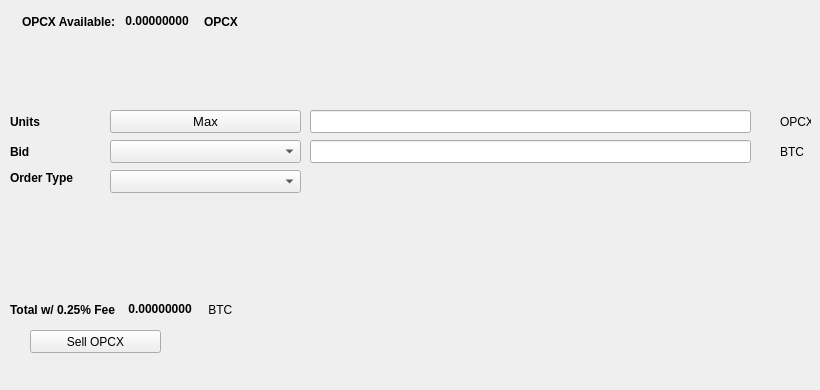
   <widget class="QWidget" name="SellTab">
    <attribute name="title">
     <string>Sell</string>
    </attribute>
    <widget class="QLabel" name="label_16">
     <property name="geometry">
      <rect>
       <x>780</x>
       <y>140</y>
       <width>31</width>
       <height>23</height>
      </rect>
     </property>
     <property name="text">
      <string>BTC</string>
     </property>
    </widget>
    <widget class="QComboBox" name="SellBidcomboBox">
     <property name="geometry">
      <rect>
       <x>110</x>
       <y>140</y>
       <width>191</width>
       <height>23</height>
      </rect>
     </property>
     <property name="font">
      <font>
       <pointsize>10</pointsize>
      </font>
     </property>
    </widget>
    <widget class="QLabel" name="label_18">
     <property name="geometry">
      <rect>
       <x>10</x>
       <y>110</y>
       <width>46</width>
       <height>23</height>
      </rect>
     </property>
     <property name="font">
      <font>
       <weight>75</weight>
       <bold>true</bold>
      </font>
     </property>
     <property name="text">
      <string>Units</string>
     </property>
    </widget>
    <widget class="QPushButton" name="Sell_Max_Amount">
     <property name="geometry">
      <rect>
       <x>110</x>
       <y>110</y>
       <width>191</width>
       <height>23</height>
      </rect>
     </property>
     <property name="font">
      <font>
       <pointsize>10</pointsize>
      </font>
     </property>
     <property name="text">
      <string>Max</string>
     </property>
    </widget>
    <widget class="QLabel" name="label_20">
     <property name="geometry">
      <rect>
       <x>10</x>
       <y>170</y>
       <width>91</width>
       <height>16</height>
      </rect>
     </property>
     <property name="font">
      <font>
       <weight>75</weight>
       <bold>true</bold>
      </font>
     </property>
     <property name="text">
      <string>Order Type</string>
     </property>
    </widget>
    <widget class="QComboBox" name="SellOrdertypeCombo">
     <property name="geometry">
      <rect>
       <x>110</x>
       <y>170</y>
       <width>191</width>
       <height>23</height>
      </rect>
     </property>
     <property name="font">
      <font>
       <pointsize>10</pointsize>
      </font>
     </property>
    </widget>
    <widget class="QLabel" name="label_21">
     <property name="geometry">
      <rect>
       <x>10</x>
       <y>140</y>
       <width>46</width>
       <height>23</height>
      </rect>
     </property>
     <property name="font">
      <font>
       <weight>75</weight>
       <bold>true</bold>
      </font>
     </property>
     <property name="text">
      <string>Bid</string>
     </property>
    </widget>
    <widget class="QLabel" name="label_22">
     <property name="geometry">
      <rect>
       <x>780</x>
       <y>110</y>
       <width>31</width>
       <height>23</height>
      </rect>
     </property>
     <property name="text">
      <string>OPCX</string>
     </property>
    </widget>
    <widget class="QLineEdit" name="UnitsInputOPCX">
     <property name="geometry">
      <rect>
       <x>310</x>
       <y>110</y>
       <width>441</width>
       <height>23</height>
      </rect>
     </property>
     <property name="font">
      <font>
       <pointsize>9</pointsize>
       <weight>75</weight>
       <bold>true</bold>
      </font>
     </property>
    </widget>
    <widget class="QLineEdit" name="SellBidPriceEdit">
     <property name="geometry">
      <rect>
       <x>310</x>
       <y>140</y>
       <width>441</width>
       <height>23</height>
      </rect>
     </property>
     <property name="font">
      <font>
       <pointsize>9</pointsize>
       <weight>75</weight>
       <bold>true</bold>
      </font>
     </property>
    </widget>
    <widget class="QPushButton" name="SellOPCXBTN">
     <property name="geometry">
      <rect>
       <x>30</x>
       <y>330</y>
       <width>131</width>
       <height>23</height>
      </rect>
     </property>
     <property name="text">
      <string>Sell OPCX</string>
     </property>
     <property name="icon">
      <iconset resource="../opcx.qrc">
       <normaloff>:/icons/bitcoin</normaloff>:/icons/bitcoin</iconset>
     </property>
    </widget>
    <widget class="QWidget" name="layoutWidget3">
     <property name="geometry">
      <rect>
       <x>22</x>
       <y>12</y>
       <width>258</width>
       <height>19</height>
      </rect>
     </property>
     <layout class="QHBoxLayout" name="horizontalLayout">
      <item>
       <widget class="QLabel" name="label232_2">
        <property name="font">
         <font>
          <weight>75</weight>
          <bold>true</bold>
         </font>
        </property>
        <property name="text">
         <string>OPCX Available:</string>
        </property>
       </widget>
      </item>
      <item>
       <widget class="QLabel" name="OPCXAvailableLabel">
        <property name="palette">
         <palette>
          <active>
           <colorrole role="WindowText">
            <brush brushstyle="SolidPattern">
             <color alpha="255">
              <red>0</red>
              <green>0</green>
              <blue>0</blue>
             </color>
            </brush>
           </colorrole>
           <colorrole role="Button">
            <brush brushstyle="SolidPattern">
             <color alpha="255">
              <red>0</red>
              <green>170</green>
              <blue>0</blue>
             </color>
            </brush>
           </colorrole>
           <colorrole role="Light">
            <brush brushstyle="SolidPattern">
             <color alpha="255">
              <red>0</red>
              <green>255</green>
              <blue>0</blue>
             </color>
            </brush>
           </colorrole>
           <colorrole role="Midlight">
            <brush brushstyle="SolidPattern">
             <color alpha="255">
              <red>0</red>
              <green>212</green>
              <blue>0</blue>
             </color>
            </brush>
           </colorrole>
           <colorrole role="Dark">
            <brush brushstyle="SolidPattern">
             <color alpha="255">
              <red>0</red>
              <green>85</green>
              <blue>0</blue>
             </color>
            </brush>
           </colorrole>
           <colorrole role="Mid">
            <brush brushstyle="SolidPattern">
             <color alpha="255">
              <red>0</red>
              <green>113</green>
              <blue>0</blue>
             </color>
            </brush>
           </colorrole>
           <colorrole role="Text">
            <brush brushstyle="SolidPattern">
             <color alpha="255">
              <red>0</red>
              <green>170</green>
              <blue>0</blue>
             </color>
            </brush>
           </colorrole>
           <colorrole role="BrightText">
            <brush brushstyle="SolidPattern">
             <color alpha="255">
              <red>255</red>
              <green>255</green>
              <blue>255</blue>
             </color>
            </brush>
           </colorrole>
           <colorrole role="ButtonText">
            <brush brushstyle="SolidPattern">
             <color alpha="255">
              <red>0</red>
              <green>0</green>
              <blue>0</blue>
             </color>
            </brush>
           </colorrole>
           <colorrole role="Base">
            <brush brushstyle="SolidPattern">
             <color alpha="255">
              <red>255</red>
              <green>255</green>
              <blue>255</blue>
             </color>
            </brush>
           </colorrole>
           <colorrole role="Window">
            <brush brushstyle="SolidPattern">
             <color alpha="255">
              <red>0</red>
              <green>170</green>
              <blue>0</blue>
             </color>
            </brush>
           </colorrole>
           <colorrole role="Shadow">
            <brush brushstyle="SolidPattern">
             <color alpha="255">
              <red>0</red>
              <green>0</green>
              <blue>0</blue>
             </color>
            </brush>
           </colorrole>
           <colorrole role="AlternateBase">
            <brush brushstyle="SolidPattern">
             <color alpha="255">
              <red>127</red>
              <green>212</green>
              <blue>127</blue>
             </color>
            </brush>
           </colorrole>
           <colorrole role="ToolTipBase">
            <brush brushstyle="SolidPattern">
             <color alpha="255">
              <red>255</red>
              <green>255</green>
              <blue>220</blue>
             </color>
            </brush>
           </colorrole>
           <colorrole role="ToolTipText">
            <brush brushstyle="SolidPattern">
             <color alpha="255">
              <red>0</red>
              <green>0</green>
              <blue>0</blue>
             </color>
            </brush>
           </colorrole>
          </active>
          <inactive>
           <colorrole role="WindowText">
            <brush brushstyle="SolidPattern">
             <color alpha="255">
              <red>0</red>
              <green>0</green>
              <blue>0</blue>
             </color>
            </brush>
           </colorrole>
           <colorrole role="Button">
            <brush brushstyle="SolidPattern">
             <color alpha="255">
              <red>0</red>
              <green>170</green>
              <blue>0</blue>
             </color>
            </brush>
           </colorrole>
           <colorrole role="Light">
            <brush brushstyle="SolidPattern">
             <color alpha="255">
              <red>0</red>
              <green>255</green>
              <blue>0</blue>
             </color>
            </brush>
           </colorrole>
           <colorrole role="Midlight">
            <brush brushstyle="SolidPattern">
             <color alpha="255">
              <red>0</red>
              <green>212</green>
              <blue>0</blue>
             </color>
            </brush>
           </colorrole>
           <colorrole role="Dark">
            <brush brushstyle="SolidPattern">
             <color alpha="255">
              <red>0</red>
              <green>85</green>
              <blue>0</blue>
             </color>
            </brush>
           </colorrole>
           <colorrole role="Mid">
            <brush brushstyle="SolidPattern">
             <color alpha="255">
              <red>0</red>
              <green>113</green>
              <blue>0</blue>
             </color>
            </brush>
           </colorrole>
           <colorrole role="Text">
            <brush brushstyle="SolidPattern">
             <color alpha="255">
              <red>0</red>
              <green>170</green>
              <blue>0</blue>
             </color>
            </brush>
           </colorrole>
           <colorrole role="BrightText">
            <brush brushstyle="SolidPattern">
             <color alpha="255">
              <red>255</red>
              <green>255</green>
              <blue>255</blue>
             </color>
            </brush>
           </colorrole>
           <colorrole role="ButtonText">
            <brush brushstyle="SolidPattern">
             <color alpha="255">
              <red>0</red>
              <green>0</green>
              <blue>0</blue>
             </color>
            </brush>
           </colorrole>
           <colorrole role="Base">
            <brush brushstyle="SolidPattern">
             <color alpha="255">
              <red>255</red>
              <green>255</green>
              <blue>255</blue>
             </color>
            </brush>
           </colorrole>
           <colorrole role="Window">
            <brush brushstyle="SolidPattern">
             <color alpha="255">
              <red>0</red>
              <green>170</green>
              <blue>0</blue>
             </color>
            </brush>
           </colorrole>
           <colorrole role="Shadow">
            <brush brushstyle="SolidPattern">
             <color alpha="255">
              <red>0</red>
              <green>0</green>
              <blue>0</blue>
             </color>
            </brush>
           </colorrole>
           <colorrole role="AlternateBase">
            <brush brushstyle="SolidPattern">
             <color alpha="255">
              <red>127</red>
              <green>212</green>
              <blue>127</blue>
             </color>
            </brush>
           </colorrole>
           <colorrole role="ToolTipBase">
            <brush brushstyle="SolidPattern">
             <color alpha="255">
              <red>255</red>
              <green>255</green>
              <blue>220</blue>
             </color>
            </brush>
           </colorrole>
           <colorrole role="ToolTipText">
            <brush brushstyle="SolidPattern">
             <color alpha="255">
              <red>0</red>
              <green>0</green>
              <blue>0</blue>
             </color>
            </brush>
           </colorrole>
          </inactive>
          <disabled>
           <colorrole role="WindowText">
            <brush brushstyle="SolidPattern">
             <color alpha="255">
              <red>0</red>
              <green>85</green>
              <blue>0</blue>
             </color>
            </brush>
           </colorrole>
           <colorrole role="Button">
            <brush brushstyle="SolidPattern">
             <color alpha="255">
              <red>0</red>
              <green>170</green>
              <blue>0</blue>
             </color>
            </brush>
           </colorrole>
           <colorrole role="Light">
            <brush brushstyle="SolidPattern">
             <color alpha="255">
              <red>0</red>
              <green>255</green>
              <blue>0</blue>
             </color>
            </brush>
           </colorrole>
           <colorrole role="Midlight">
            <brush brushstyle="SolidPattern">
             <color alpha="255">
              <red>0</red>
              <green>212</green>
              <blue>0</blue>
             </color>
            </brush>
           </colorrole>
           <colorrole role="Dark">
            <brush brushstyle="SolidPattern">
             <color alpha="255">
              <red>0</red>
              <green>85</green>
              <blue>0</blue>
             </color>
            </brush>
           </colorrole>
           <colorrole role="Mid">
            <brush brushstyle="SolidPattern">
             <color alpha="255">
              <red>0</red>
              <green>113</green>
              <blue>0</blue>
             </color>
            </brush>
           </colorrole>
           <colorrole role="Text">
            <brush brushstyle="SolidPattern">
             <color alpha="255">
              <red>0</red>
              <green>85</green>
              <blue>0</blue>
             </color>
            </brush>
           </colorrole>
           <colorrole role="BrightText">
            <brush brushstyle="SolidPattern">
             <color alpha="255">
              <red>255</red>
              <green>255</green>
              <blue>255</blue>
             </color>
            </brush>
           </colorrole>
           <colorrole role="ButtonText">
            <brush brushstyle="SolidPattern">
             <color alpha="255">
              <red>0</red>
              <green>85</green>
              <blue>0</blue>
             </color>
            </brush>
           </colorrole>
           <colorrole role="Base">
            <brush brushstyle="SolidPattern">
             <color alpha="255">
              <red>0</red>
              <green>170</green>
              <blue>0</blue>
             </color>
            </brush>
           </colorrole>
           <colorrole role="Window">
            <brush brushstyle="SolidPattern">
             <color alpha="255">
              <red>0</red>
              <green>170</green>
              <blue>0</blue>
             </color>
            </brush>
           </colorrole>
           <colorrole role="Shadow">
            <brush brushstyle="SolidPattern">
             <color alpha="255">
              <red>0</red>
              <green>0</green>
              <blue>0</blue>
             </color>
            </brush>
           </colorrole>
           <colorrole role="AlternateBase">
            <brush brushstyle="SolidPattern">
             <color alpha="255">
              <red>0</red>
              <green>170</green>
              <blue>0</blue>
             </color>
            </brush>
           </colorrole>
           <colorrole role="ToolTipBase">
            <brush brushstyle="SolidPattern">
             <color alpha="255">
              <red>255</red>
              <green>255</green>
              <blue>220</blue>
             </color>
            </brush>
           </colorrole>
           <colorrole role="ToolTipText">
            <brush brushstyle="SolidPattern">
             <color alpha="255">
              <red>0</red>
              <green>0</green>
              <blue>0</blue>
             </color>
            </brush>
           </colorrole>
          </disabled>
         </palette>
        </property>
        <property name="font">
         <font>
          <weight>75</weight>
          <bold>true</bold>
         </font>
        </property>
        <property name="text">
         <string> 0.00000000 </string>
        </property>
        <property name="textInteractionFlags">
         <set>Qt::LinksAccessibleByMouse|Qt::TextSelectableByKeyboard|Qt::TextSelectableByMouse</set>
        </property>
       </widget>
      </item>
      <item>
       <widget class="QLabel" name="labelOPCX">
        <property name="font">
         <font>
          <weight>75</weight>
          <bold>true</bold>
         </font>
        </property>
        <property name="text">
         <string>OPCX</string>
        </property>
       </widget>
      </item>
     </layout>
    </widget>
    <widget class="QWidget" name="layoutWidget">
     <property name="geometry">
      <rect>
       <x>10</x>
       <y>300</y>
       <width>268</width>
       <height>19</height>
      </rect>
     </property>
     <layout class="QHBoxLayout" name="horizontalLayout_2">
      <item>
       <widget class="QLabel" name="label_19">
        <property name="font">
         <font>
          <weight>75</weight>
          <bold>true</bold>
         </font>
        </property>
        <property name="text">
         <string>Total w/ 0.25% Fee </string>
        </property>
       </widget>
      </item>
      <item>
       <widget class="QLabel" name="SellCostLabel">
        <property name="palette">
         <palette>
          <active>
           <colorrole role="WindowText">
            <brush brushstyle="SolidPattern">
             <color alpha="255">
              <red>0</red>
              <green>0</green>
              <blue>0</blue>
             </color>
            </brush>
           </colorrole>
           <colorrole role="Button">
            <brush brushstyle="SolidPattern">
             <color alpha="255">
              <red>0</red>
              <green>170</green>
              <blue>0</blue>
             </color>
            </brush>
           </colorrole>
           <colorrole role="Light">
            <brush brushstyle="SolidPattern">
             <color alpha="255">
              <red>0</red>
              <green>255</green>
              <blue>0</blue>
             </color>
            </brush>
           </colorrole>
           <colorrole role="Midlight">
            <brush brushstyle="SolidPattern">
             <color alpha="255">
              <red>0</red>
              <green>212</green>
              <blue>0</blue>
             </color>
            </brush>
           </colorrole>
           <colorrole role="Dark">
            <brush brushstyle="SolidPattern">
             <color alpha="255">
              <red>0</red>
              <green>85</green>
              <blue>0</blue>
             </color>
            </brush>
           </colorrole>
           <colorrole role="Mid">
            <brush brushstyle="SolidPattern">
             <color alpha="255">
              <red>0</red>
              <green>113</green>
              <blue>0</blue>
             </color>
            </brush>
           </colorrole>
           <colorrole role="Text">
            <brush brushstyle="SolidPattern">
             <color alpha="255">
              <red>0</red>
              <green>170</green>
              <blue>0</blue>
             </color>
            </brush>
           </colorrole>
           <colorrole role="BrightText">
            <brush brushstyle="SolidPattern">
             <color alpha="255">
              <red>255</red>
              <green>255</green>
              <blue>255</blue>
             </color>
            </brush>
           </colorrole>
           <colorrole role="ButtonText">
            <brush brushstyle="SolidPattern">
             <color alpha="255">
              <red>0</red>
              <green>0</green>
              <blue>0</blue>
             </color>
            </brush>
           </colorrole>
           <colorrole role="Base">
            <brush brushstyle="SolidPattern">
             <color alpha="255">
              <red>255</red>
              <green>255</green>
              <blue>255</blue>
             </color>
            </brush>
           </colorrole>
           <colorrole role="Window">
            <brush brushstyle="SolidPattern">
             <color alpha="255">
              <red>0</red>
              <green>170</green>
              <blue>0</blue>
             </color>
            </brush>
           </colorrole>
           <colorrole role="Shadow">
            <brush brushstyle="SolidPattern">
             <color alpha="255">
              <red>0</red>
              <green>0</green>
              <blue>0</blue>
             </color>
            </brush>
           </colorrole>
           <colorrole role="AlternateBase">
            <brush brushstyle="SolidPattern">
             <color alpha="255">
              <red>127</red>
              <green>212</green>
              <blue>127</blue>
             </color>
            </brush>
           </colorrole>
           <colorrole role="ToolTipBase">
            <brush brushstyle="SolidPattern">
             <color alpha="255">
              <red>255</red>
              <green>255</green>
              <blue>220</blue>
             </color>
            </brush>
           </colorrole>
           <colorrole role="ToolTipText">
            <brush brushstyle="SolidPattern">
             <color alpha="255">
              <red>0</red>
              <green>0</green>
              <blue>0</blue>
             </color>
            </brush>
           </colorrole>
          </active>
          <inactive>
           <colorrole role="WindowText">
            <brush brushstyle="SolidPattern">
             <color alpha="255">
              <red>0</red>
              <green>0</green>
              <blue>0</blue>
             </color>
            </brush>
           </colorrole>
           <colorrole role="Button">
            <brush brushstyle="SolidPattern">
             <color alpha="255">
              <red>0</red>
              <green>170</green>
              <blue>0</blue>
             </color>
            </brush>
           </colorrole>
           <colorrole role="Light">
            <brush brushstyle="SolidPattern">
             <color alpha="255">
              <red>0</red>
              <green>255</green>
              <blue>0</blue>
             </color>
            </brush>
           </colorrole>
           <colorrole role="Midlight">
            <brush brushstyle="SolidPattern">
             <color alpha="255">
              <red>0</red>
              <green>212</green>
              <blue>0</blue>
             </color>
            </brush>
           </colorrole>
           <colorrole role="Dark">
            <brush brushstyle="SolidPattern">
             <color alpha="255">
              <red>0</red>
              <green>85</green>
              <blue>0</blue>
             </color>
            </brush>
           </colorrole>
           <colorrole role="Mid">
            <brush brushstyle="SolidPattern">
             <color alpha="255">
              <red>0</red>
              <green>113</green>
              <blue>0</blue>
             </color>
            </brush>
           </colorrole>
           <colorrole role="Text">
            <brush brushstyle="SolidPattern">
             <color alpha="255">
              <red>0</red>
              <green>170</green>
              <blue>0</blue>
             </color>
            </brush>
           </colorrole>
           <colorrole role="BrightText">
            <brush brushstyle="SolidPattern">
             <color alpha="255">
              <red>255</red>
              <green>255</green>
              <blue>255</blue>
             </color>
            </brush>
           </colorrole>
           <colorrole role="ButtonText">
            <brush brushstyle="SolidPattern">
             <color alpha="255">
              <red>0</red>
              <green>0</green>
              <blue>0</blue>
             </color>
            </brush>
           </colorrole>
           <colorrole role="Base">
            <brush brushstyle="SolidPattern">
             <color alpha="255">
              <red>255</red>
              <green>255</green>
              <blue>255</blue>
             </color>
            </brush>
           </colorrole>
           <colorrole role="Window">
            <brush brushstyle="SolidPattern">
             <color alpha="255">
              <red>0</red>
              <green>170</green>
              <blue>0</blue>
             </color>
            </brush>
           </colorrole>
           <colorrole role="Shadow">
            <brush brushstyle="SolidPattern">
             <color alpha="255">
              <red>0</red>
              <green>0</green>
              <blue>0</blue>
             </color>
            </brush>
           </colorrole>
           <colorrole role="AlternateBase">
            <brush brushstyle="SolidPattern">
             <color alpha="255">
              <red>127</red>
              <green>212</green>
              <blue>127</blue>
             </color>
            </brush>
           </colorrole>
           <colorrole role="ToolTipBase">
            <brush brushstyle="SolidPattern">
             <color alpha="255">
              <red>255</red>
              <green>255</green>
              <blue>220</blue>
             </color>
            </brush>
           </colorrole>
           <colorrole role="ToolTipText">
            <brush brushstyle="SolidPattern">
             <color alpha="255">
              <red>0</red>
              <green>0</green>
              <blue>0</blue>
             </color>
            </brush>
           </colorrole>
          </inactive>
          <disabled>
           <colorrole role="WindowText">
            <brush brushstyle="SolidPattern">
             <color alpha="255">
              <red>0</red>
              <green>85</green>
              <blue>0</blue>
             </color>
            </brush>
           </colorrole>
           <colorrole role="Button">
            <brush brushstyle="SolidPattern">
             <color alpha="255">
              <red>0</red>
              <green>170</green>
              <blue>0</blue>
             </color>
            </brush>
           </colorrole>
           <colorrole role="Light">
            <brush brushstyle="SolidPattern">
             <color alpha="255">
              <red>0</red>
              <green>255</green>
              <blue>0</blue>
             </color>
            </brush>
           </colorrole>
           <colorrole role="Midlight">
            <brush brushstyle="SolidPattern">
             <color alpha="255">
              <red>0</red>
              <green>212</green>
              <blue>0</blue>
             </color>
            </brush>
           </colorrole>
           <colorrole role="Dark">
            <brush brushstyle="SolidPattern">
             <color alpha="255">
              <red>0</red>
              <green>85</green>
              <blue>0</blue>
             </color>
            </brush>
           </colorrole>
           <colorrole role="Mid">
            <brush brushstyle="SolidPattern">
             <color alpha="255">
              <red>0</red>
              <green>113</green>
              <blue>0</blue>
             </color>
            </brush>
           </colorrole>
           <colorrole role="Text">
            <brush brushstyle="SolidPattern">
             <color alpha="255">
              <red>0</red>
              <green>85</green>
              <blue>0</blue>
             </color>
            </brush>
           </colorrole>
           <colorrole role="BrightText">
            <brush brushstyle="SolidPattern">
             <color alpha="255">
              <red>255</red>
              <green>255</green>
              <blue>255</blue>
             </color>
            </brush>
           </colorrole>
           <colorrole role="ButtonText">
            <brush brushstyle="SolidPattern">
             <color alpha="255">
              <red>0</red>
              <green>85</green>
              <blue>0</blue>
             </color>
            </brush>
           </colorrole>
           <colorrole role="Base">
            <brush brushstyle="SolidPattern">
             <color alpha="255">
              <red>0</red>
              <green>170</green>
              <blue>0</blue>
             </color>
            </brush>
           </colorrole>
           <colorrole role="Window">
            <brush brushstyle="SolidPattern">
             <color alpha="255">
              <red>0</red>
              <green>170</green>
              <blue>0</blue>
             </color>
            </brush>
           </colorrole>
           <colorrole role="Shadow">
            <brush brushstyle="SolidPattern">
             <color alpha="255">
              <red>0</red>
              <green>0</green>
              <blue>0</blue>
             </color>
            </brush>
           </colorrole>
           <colorrole role="AlternateBase">
            <brush brushstyle="SolidPattern">
             <color alpha="255">
              <red>0</red>
              <green>170</green>
              <blue>0</blue>
             </color>
            </brush>
           </colorrole>
           <colorrole role="ToolTipBase">
            <brush brushstyle="SolidPattern">
             <color alpha="255">
              <red>255</red>
              <green>255</green>
              <blue>220</blue>
             </color>
            </brush>
           </colorrole>
           <colorrole role="ToolTipText">
            <brush brushstyle="SolidPattern">
             <color alpha="255">
              <red>0</red>
              <green>0</green>
              <blue>0</blue>
             </color>
            </brush>
           </colorrole>
          </disabled>
         </palette>
        </property>
        <property name="font">
         <font>
          <weight>75</weight>
          <bold>true</bold>
         </font>
        </property>
        <property name="autoFillBackground">
         <bool>false</bool>
        </property>
        <property name="text">
         <string> 0.00000000</string>
        </property>
        <property name="textInteractionFlags">
         <set>Qt::LinksAccessibleByMouse|Qt::TextSelectableByMouse</set>
        </property>
       </widget>
      </item>
      <item>
       <widget class="QLabel" name="label_17">
        <property name="font">
         <font>
          <weight>50</weight>
          <bold>false</bold>
         </font>
        </property>
        <property name="text">
         <string> BTC</string>
        </property>
       </widget>
      </item>
     </layout>
    </widget>
    <widget class="QLabel" name="label_23">
     <property name="geometry">
      <rect>
       <x>460</x>
       <y>300</y>
       <width>281</width>
       <height>81</height>
      </rect>
     </property>
     <property name="text">
      <string/>
     </property>
     <property name="pixmap">
      <pixmap>:/images/bittrex</pixmap>
     </property>
    </widget>
   </widget>
